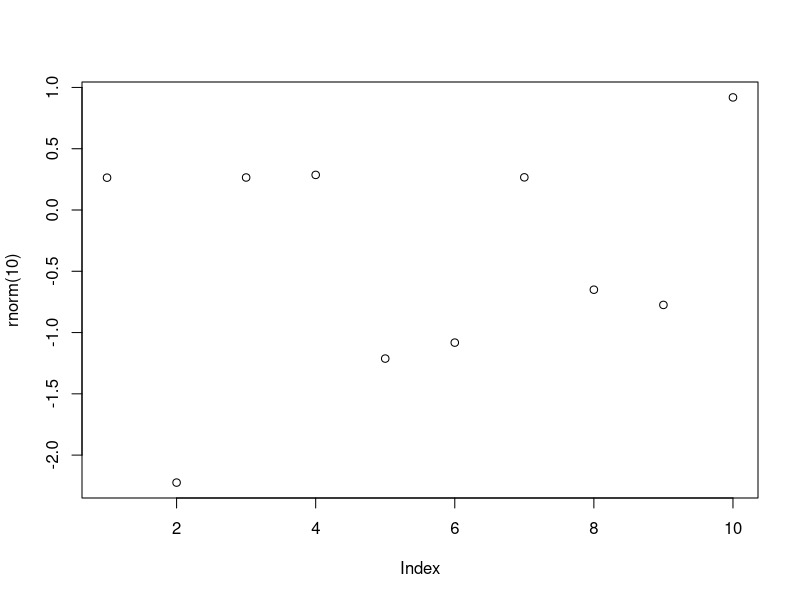

Write R code to recreate this figure. (Note: this script raises an error after producing the figure.)
## ---- chunk 1
knitr::opts_chunk$set(
  collapse = TRUE,
  warning = FALSE,
  message = FALSE,
  echo = TRUE,
  comment = "#>",
  dpi = 300
)
## ---- chunk 2
# Run the main analysis

## ---- chunk 3
plot(rnorm(10))
## ---- chunk 4
x <- round(pi, 2)
## ---- chunk 5
library(here)
knitr::include_graphics(here::here("analysis", "figures", "spectra_figure_test.png"))
## ---- chunk 6
knitr::include_graphics(here::here("analysis", "figures", "honest_work.jpeg"))
